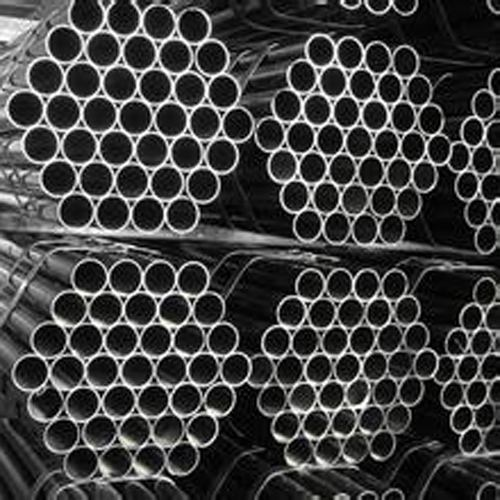
#> input picture 08_Hough Circle Transform/yNxlz.jpg, 500 x 500 px
$ python HoughCircles.py
#> lines starting #> are read from the running program, lines starting #| are printed output that depends on the picture; after the words box and inside, x2 and y2 are one past the last pixel; in counts of white or black regions, pixels touching at a corner belong together
#################################################
#  CREATE BY Thiraphong Thiangphadung           #
# เลขประจำตัว 593684 แผนก หทปอ-ห. ฝ่าย อปอ.      #
# lesson8 HoughCircles                          #
#################################################
import cv2
import numpy as np


planets	= cv2.imread('yNxlz.jpg')
#> planets is the input picture: shape (500, 500, 3); mean B, G, R 64.5, 64.9, 64.8
gray_img	=	cv2.cvtColor(planets,	cv2.COLOR_BGR2GRAY)
img	= cv2.medianBlur(gray_img,	5)
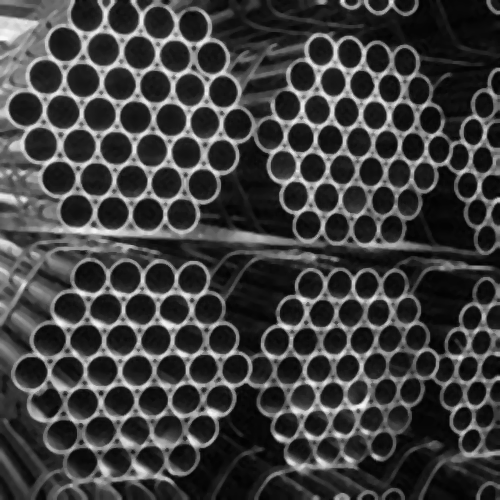
#> img: shape (500, 500); min 1, max 249, mean 63.8
cimg = cv2.cvtColor(img,cv2.COLOR_GRAY2BGR)

#center

circles	= cv2.HoughCircles(img,cv2.HOUGH_GRADIENT,1,15,param1=50,param2=18,minRadius=12,maxRadius=22)
#> circles = 172 rows, first 8: [115.5, 147.5, 15.8], [49.5, 339.5, 15.8], [45.5, 76.5, 16.9], [58.5, 177.5, 16.9], [171.5, 119.5, 15.8], [31.5, 373.5, 16.7], [24.5, 108.5, 16.6], [215.5, 397.5, 20.3]
circles	= np.uint16(np.around(circles))
#> circles = 172 rows, first 8: [116, 148, 16], [50, 340, 16], [46, 76, 17], [58, 178, 17], [172, 120, 16], [32, 374, 17], [24, 108, 17], [216, 398, 20]

for	i in circles[0,:]:
				#	draw	the	outer	circle
				cv2.circle(planets,(i[0],i[1]),i[2],(0,255,0),1)
				#	draw	the	center	of	the	circle
				cv2.circle(planets,(i[0],i[1]),2,(0,0,255),3)
#> this loop made 172 passes
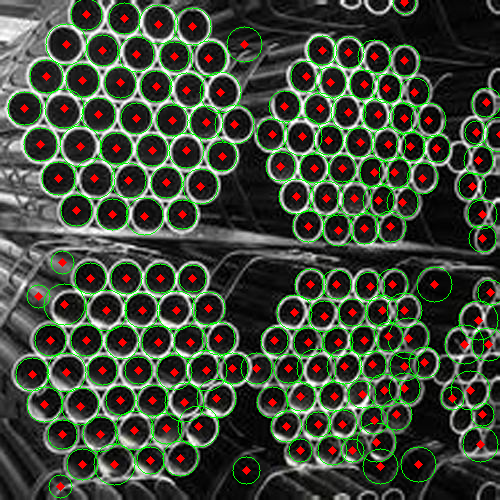
#> planets: shape (500, 500, 3); 8.83% of pixels changed, all inside (x1, y1, x2, y2) = (7, 0, 500, 499)

cv2.imshow("HoughCirlces",	planets)
cv2.waitKey()
cv2.destroyAllWindows()

$ run again, with 08_Hough Circle Transform/1.jpg copied over 08_Hough Circle Transform/yNxlz.jpg
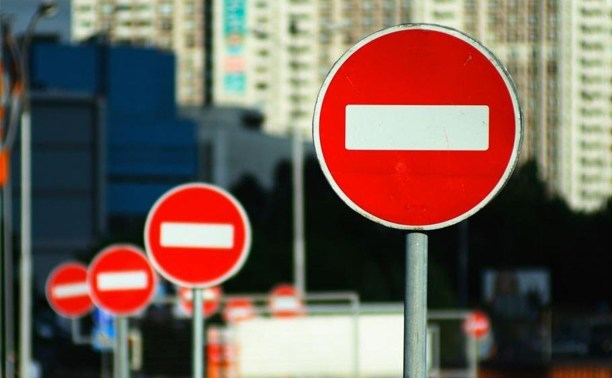
#> input picture 08_Hough Circle Transform/1.jpg, 612 x 378 px
#> planets is the input picture: shape (378, 612, 3); mean B, G, R 85, 93.7, 115.6
#> `gray_img	=	cv2.cvtColor(planets,	cv2.COLOR_BGR2GRAY)`:
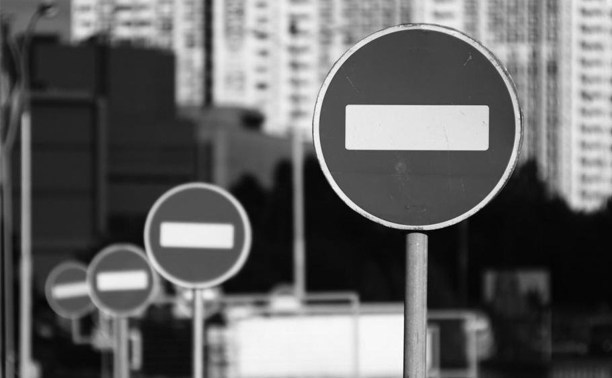
#> gray_img: shape (378, 612); min 0, max 253, mean 99.2
#> `circles	= cv2.HoughCircles(img,cv2.HOUGH_GRADIENT,1,15,param1=50,param..`: circles = [[72.5, 289.5, 21.4], [491.5, 32.5, 14.7]]
#> `circles	= np.uint16(np.around(circles))`: circles = [[72, 290, 21], [492, 32, 15]]
#> the loop `for	i in circles[0,:]:` made 2 passes
#> after the loop `for	i in circles[0,:]:`:
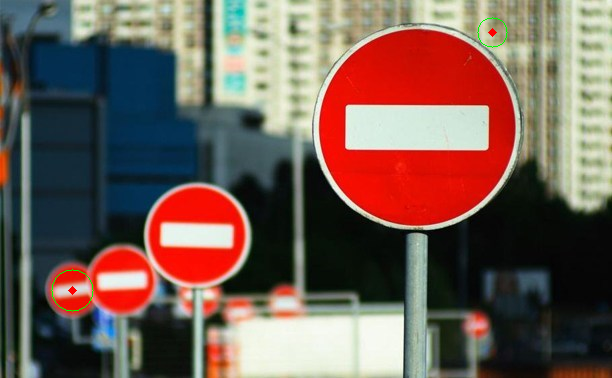
#> planets: shape (378, 612, 3); 0.12% of pixels changed, all inside (x1, y1, x2, y2) = (51, 17, 508, 312)
